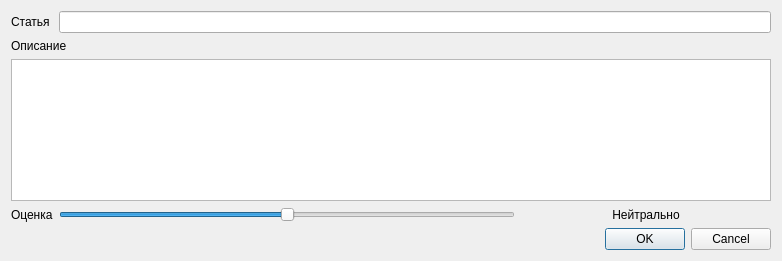
<?xml version="1.0" encoding="UTF-8"?>
<ui version="4.0">
 <class>InsertArticleDialog</class>
 <widget class="QDialog" name="InsertArticleDialog">
  <property name="geometry">
   <rect>
    <x>0</x>
    <y>0</y>
    <width>782</width>
    <height>261</height>
   </rect>
  </property>
  <property name="windowTitle">
   <string>Dialog</string>
  </property>
  <property name="modal">
   <bool>true</bool>
  </property>
  <layout class="QGridLayout" name="gridLayout_2">
   <item row="0" column="0">
    <layout class="QGridLayout" name="gridLayout">
     <item row="0" column="0">
      <widget class="QLabel" name="label">
       <property name="text">
        <string>Статья</string>
       </property>
      </widget>
     </item>
     <item row="3" column="1">
      <widget class="QSlider" name="voteValue">
       <property name="minimum">
        <number>-4</number>
       </property>
       <property name="maximum">
        <number>4</number>
       </property>
       <property name="orientation">
        <enum>Qt::Horizontal</enum>
       </property>
      </widget>
     </item>
     <item row="3" column="0">
      <widget class="QLabel" name="label_3">
       <property name="text">
        <string>Оценка</string>
       </property>
      </widget>
     </item>
     <item row="3" column="2">
      <widget class="QLabel" name="voteLabel">
       <property name="minimumSize">
        <size>
         <width>250</width>
         <height>0</height>
        </size>
       </property>
       <property name="text">
        <string>Нейтрально</string>
       </property>
       <property name="alignment">
        <set>Qt::AlignCenter</set>
       </property>
      </widget>
     </item>
     <item row="2" column="0" colspan="3">
      <widget class="QTextEdit" name="description"/>
     </item>
     <item row="1" column="0" colspan="3">
      <widget class="QLabel" name="label_2">
       <property name="text">
        <string>Описание</string>
       </property>
      </widget>
     </item>
     <item row="0" column="1" colspan="2">
      <widget class="QLineEdit" name="articleName"/>
     </item>
    </layout>
   </item>
   <item row="1" column="0">
    <widget class="QDialogButtonBox" name="buttonBox">
     <property name="orientation">
      <enum>Qt::Horizontal</enum>
     </property>
     <property name="standardButtons">
      <set>QDialogButtonBox::Cancel|QDialogButtonBox::Ok</set>
     </property>
    </widget>
   </item>
  </layout>
 </widget>
 <resources/>
 <connections>
  <connection>
   <sender>buttonBox</sender>
   <signal>accepted()</signal>
   <receiver>InsertArticleDialog</receiver>
   <slot>accept()</slot>
   <hints>
    <hint type="sourcelabel">
     <x>248</x>
     <y>254</y>
    </hint>
    <hint type="destinationlabel">
     <x>157</x>
     <y>274</y>
    </hint>
   </hints>
  </connection>
  <connection>
   <sender>buttonBox</sender>
   <signal>rejected()</signal>
   <receiver>InsertArticleDialog</receiver>
   <slot>reject()</slot>
   <hints>
    <hint type="sourcelabel">
     <x>316</x>
     <y>260</y>
    </hint>
    <hint type="destinationlabel">
     <x>286</x>
     <y>274</y>
    </hint>
   </hints>
  </connection>
 </connections>
</ui>
